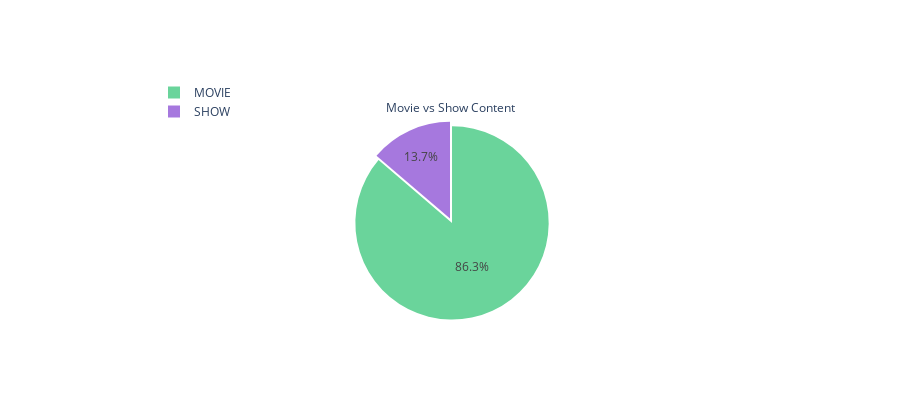

The code cell stored with this chart in its notebook:
### Code cell
#percentage of movies and shows content
col = "type"
grouped = titles_data[col].value_counts().reset_index()
grouped = grouped.rename(columns = {col : "count", "index" : col})

## plot
trace = go.Pie(labels=grouped[col], values=grouped['count'], pull=[0.05, 0], marker=dict(colors=["#6ad49b", "#a678de"]), title= "Movie vs Show Content")
layout = go.Layout(title="", height=400, legend=dict(x=0.1, y=1.1))
fig = go.Figure(data = [trace], layout = layout)
iplot(fig)

### Figure 1 — Plotly figure (JSON) as saved in the notebook; plotly's stock layout.template omitted (floating-point values rounded to 4 significant figures)
{"data": [{"labels": ["MOVIE", "SHOW"], "marker": {"colors": ["#6ad49b", "#a678de"]}, "pull": [0.05, 0], "title": {"text": "Movie vs Show Content"}, "type": "pie", "values": [8514, 1357]}], "layout": {"height": 400, "legend": {"x": 0.1, "y": 1.1}, "title": {"text": ""}}}
